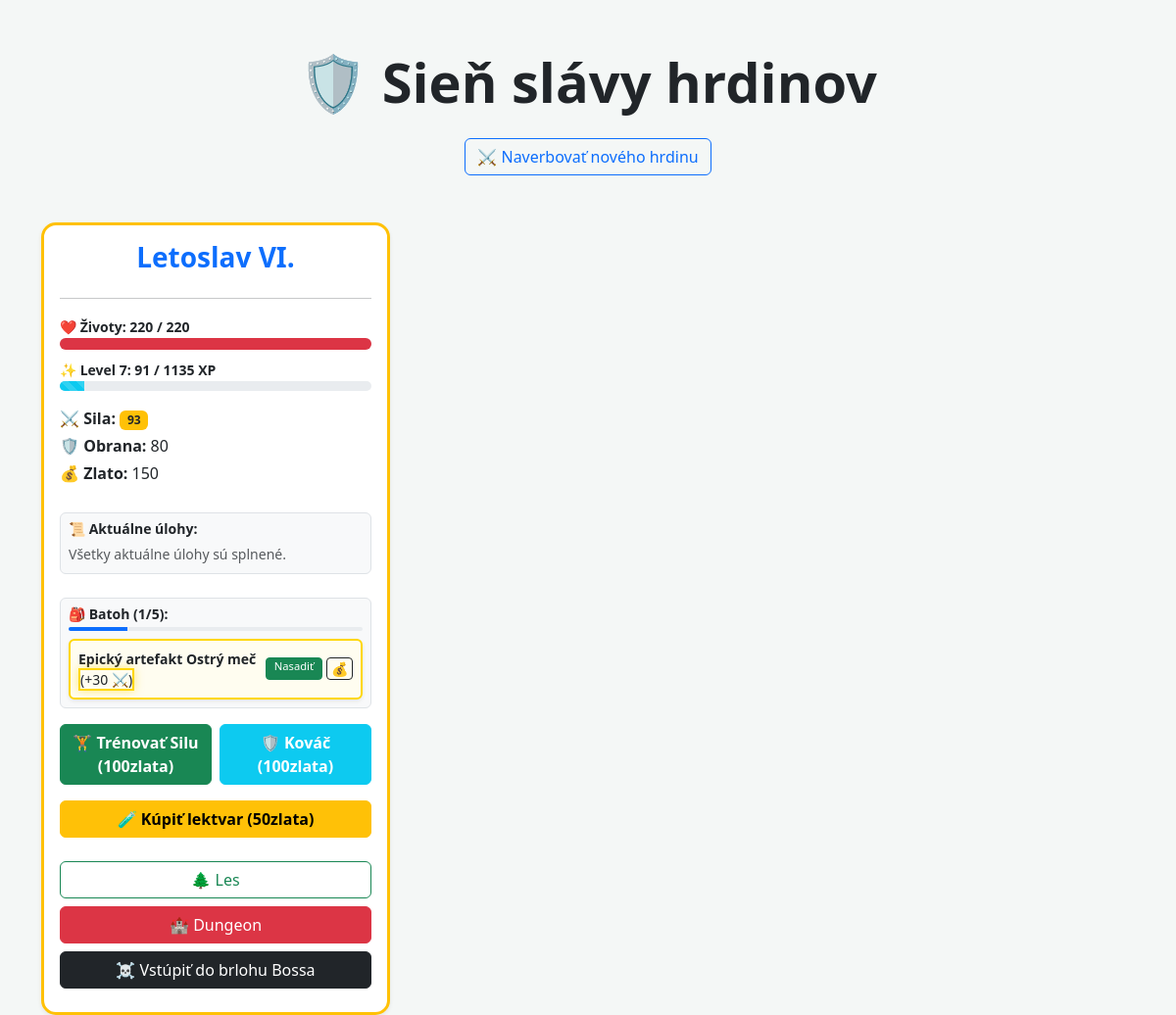
The app's page / (signed in) with its own data.
### game/models.py (models this page shows, shortened)
class Postava(models.Model):
    pouzivatel = models.ForeignKey(User, on_delete=models.CASCADE, related_name="postavy", null=True, blank=True)
    meno = models.CharField(max_length=100)
    hp = models.IntegerField(default=100)
    max_hp = models.IntegerField(default=100)
    sila = models.IntegerField(default=20)
    level = models.IntegerField(default=1)
    xp = models.IntegerField(default=0)
    xp_na_level = models.IntegerField(default=100)
    obrana = models.IntegerField(default=0)
    zlato = models.IntegerField(default=0)
    max_sloty_batohu = models.IntegerField(default=5) # Nový limit
    quest_sila_splneny = models.BooleanField(default=False)
    quest_level_splneny = models.BooleanField(default=False)

class Predmet(models.Model):
    nazov = models.CharField(max_length=100)
    TYPY_PREDMETOV = [
        ('zbran', 'Zbraň'),
        ('brnenie', 'Brnenie'),
        ('lektvar', 'Lektvár'),
    ]
    typ = models.CharField(max_length=20, choices=TYPY_PREDMETOV, default='lektvar')
    bonus_hp = models.IntegerField(default=0)
    bonus_sila = models.IntegerField(default=0)
    bonus_obrana = models.IntegerField(default=0)
    majitel = models.ForeignKey(Postava, on_delete=models.CASCADE, related_name="batoh", null=True, blank=True)
    RARITY_CHOICES = [
        ('common', 'Obyčajný'),
        ('rare', 'Vzácny'),
        ('legendary', 'Legendárny'),
    ]
    rarity = models.CharField(max_length=20, choices=RARITY_CHOICES, default='common')

### game/views.py (the view)
# urls.py: path('', zoznam_postav, name='zoznam_postav'), # Ak poúživateľ pôjde na /postavy uvidí zoznam
@login_required # Postavy vidí len prihlásený uživateľ
def zoznam_postav(request):
    postavy = Postava.objects.filter(pouzivatel=request.user)
    return render(request, 'game/zoznam.html', {'postavy': postavy})

### game/templates/game/zoznam.html (shortened to what this page needs)
<!DOCTYPE html>
<html>
<head>
    <link href="https://cdn.jsdelivr.net/npm/bootstrap@5.3.0/dist/css/bootstrap.min.css" rel="stylesheet">
</head>
<body>
    <div class="container">
        <div class="text-center mb-5">
            <h1 class="display-4 fw-bold">🛡️ Sieň slávy hrdinov</h1>
            <a href="/postavy/nova/" class="btn btn-outline-primary mt-3">⚔️ Naverbovať nového hrdinu</a>
        </div>
        <div class="row row-cols-1 row-cols-md-3 g-4">
            {% for postava in postavy %}
            <div class="col">
                <div class="card h-100 shadow-sm {% if postava.level >= 2 %}border border-warning border-3{% endif %}">
                    <div class="card-body text-center d-flex flex-column">
                        <h3 class="card-title fw-bold text-primary">{{ postava.meno }}</h3>
                        <hr>
                        <div class="text-start mb-3">
                            <label class="small fw-bold">❤️ Životy: {{ postava.hp }} / {{ postava.max_hp }}</label>
                            <div class="progress mb-2" style="height: 12px;">
                                <div class="progress-bar bg-danger" role="progressbar"
                                    style="width: {% widthratio postava.hp postava.max_hp 100 %}%"></div>
                            </div>
                            <label class="small fw-bold">✨ Level {{ postava.level }}: {{ postava.xp }} / {{postava.xp_na_level }} XP</label>
                            <div class="progress mb-3" style="height: 10px;">
                                <div class="progress-bar bg-info progress-bar-striped progress-bar-animated"
                                    role="progressbar"
                                    style="width: {% widthratio postava.xp postava.xp_na_level 100 %}%"></div>
                            </div>
                            <p class="mb-1"><strong>⚔️ Sila:</strong> <span class="badge bg-warning text-dark">{{postava.sila }}</span></p>
                            <p class="mb-1"><strong>🛡️ Obrana:</strong> {{ postava.obrana }}</p>
                            <p class="mb-1"><strong>💰 Zlato:</strong> {{ postava.zlato }}</p>
                        </div>
                        <div class="mt-2 p-2 bg-light rounded border mb-3 text-start">
                            <h6 class="fw-bold small mb-1">📜 Aktuálne úlohy:</h6>
                            {% if postava.quest_sila_splneny and postava.quest_level_splneny %}
                            <span class="text-muted small italic">Všetky aktuálne úlohy sú splnené.</span>
                            {% endif %}
                        </div>
                        <div class="mt-2 p-2 bg-light rounded border mb-3 text-start">
                            <h6 class="fw-bold small mb-1">🎒 Batoh ({{ postava.batoh.count }}/5):</h6>
                            <div class="progress mb-2" style="height: 4px;">
                                <div class="progress-bar {% if postava.batoh.count >= 5 %}bg-danger{% else %}bg-primary{% endif %}"
                                    role="progressbar" style="width: {% widthratio postava.batoh.count 5 100 %}%">
                                </div>
                            </div>
                            <div class="d-flex flex-column gap-1">
                                {% for predmet in postava.batoh.all %}
                                <div
                                    class="d-flex justify-content-between align-items-center border rounded p-2 shadow-sm
                                        {% if predmet.rarity == 'legendary' %}zlaty-okraj{% elif predmet.rarity == 'rare' %}modry-okraj{% endif %}">
                                    <span class="small">
                                        <strong>{{ predmet.nazov }}</strong>
                                        <span class="{% if predmet.rarity == 'rare' %}modry-okraj{% elif predmet.rarity == 'legendary' %}zlaty-okraj{% endif %}">
                                            {% if predmet.typ == 'zbran' %}(+{{ predmet.bonus_sila }} ⚔️){% endif %}
                                        </span>
                                    </span>
                                    <div class="d-flex gap-1">
                                        <a href="{% url 'pouzit_predmet' predmet.id %}" class="btn btn-sm btn-success py-0 px-2"
                                            style="font-size: 0.7rem;">
                                            {% if predmet.typ == 'lektvar' %}Vypiť{% else %}Nasadiť{% endif %}
                                        </a>
                                        <a href="{% url 'predat_predmet' predmet.id %}" class="btn btn-sm btn-outline-dark py-0 px-1">
                                            💰
                                        </a>
                                    </div>
                                </div>
                                {% empty %}
                                <span class="text-muted small italic">Tvoj batoh je prázdny...</span>
                                {% endfor %}
                            </div>
                        </div>
                        <div class="mt-auto d-grid gap-2">
                                <div class="row g-2 mb-2">
                                    <div class="col-6">
                                        <a href="{% url 'nakup' postava.id 'sila' %}" class="btn btn-success fw-bold w-100">
                                            🏋️ Trénovať Silu (100zlata)
                                        </a>
                                    </div>
                                    <div class="col-6">
                                        <a href="{% url 'nakup' postava.id 'obrana' %}" class="btn btn-info text-white fw-bold w-100">
                                            🛡️ Kováč (100zlata)
                                        </a>
                                    </div>
                                </div>
                                <div class="mb-3">
                                    <a href="{% url 'kupit_lektvar' postava.id %}" class="btn btn-warning fw-bold w-100">
                                        🧪 Kúpiť lektvar (50zlata)
                                    </a>
                                </div>
                                <a href="{% url 'dobrodruzstvo' postava.id %}?lokalita=les"
                                    class="btn btn-outline-success">🌲 Les</a>
                                <a href="{% url 'dobrodruzstvo' postava.id %}?lokalita=dungeon"
                                    class="btn btn-danger">🏰 Dungeon</a>
                                <a href="{% url 'dobrodruzstvo' postava.id %}?lokalita=boss"
                                    class="btn btn-dark w-100 mb-2">☠ Vstúpiť do brlohu Bossa</a>
                        </div>
                    </div>
                </div>
            </div>
            {% empty %}
            <div class="col-12 text-center">
                <div class="alert alert-info">Zatiaľ tu nie sú žiadni hrdinovia.</div>
            </div>
            {% endfor %}
        </div>
    </div>
</body>
</html>

### game/templates/game/zoznam.html (style rules this page uses)
body { background-color: #f4f7f6; padding-top: 50px; }
.card { border: none; border-radius: 15px; transition: 0.3s; }
.progress { background-color: #e9ecef; border-radius: 10px; overflow: hidden; }
.zlaty-okraj { border: 2px solid gold !important; box-shadow: 0 0 10px rgba(255, 215, 0, 0.5); background-color: #fffdf0 !important; }

### records on screen
Postava: meno "Letoslav VI.", hp "220", max_hp "220", level "7", xp "91", xp_na_level "1135", sila "93", obrana "80", zlato "150", quest_sila_splneny "Všetky aktuálne úlohy sú splnené.", batoh.count "1"
Predmet: nazov "Epický artefakt Ostrý meč", bonus_sila "30", typ "Nasadiť"
